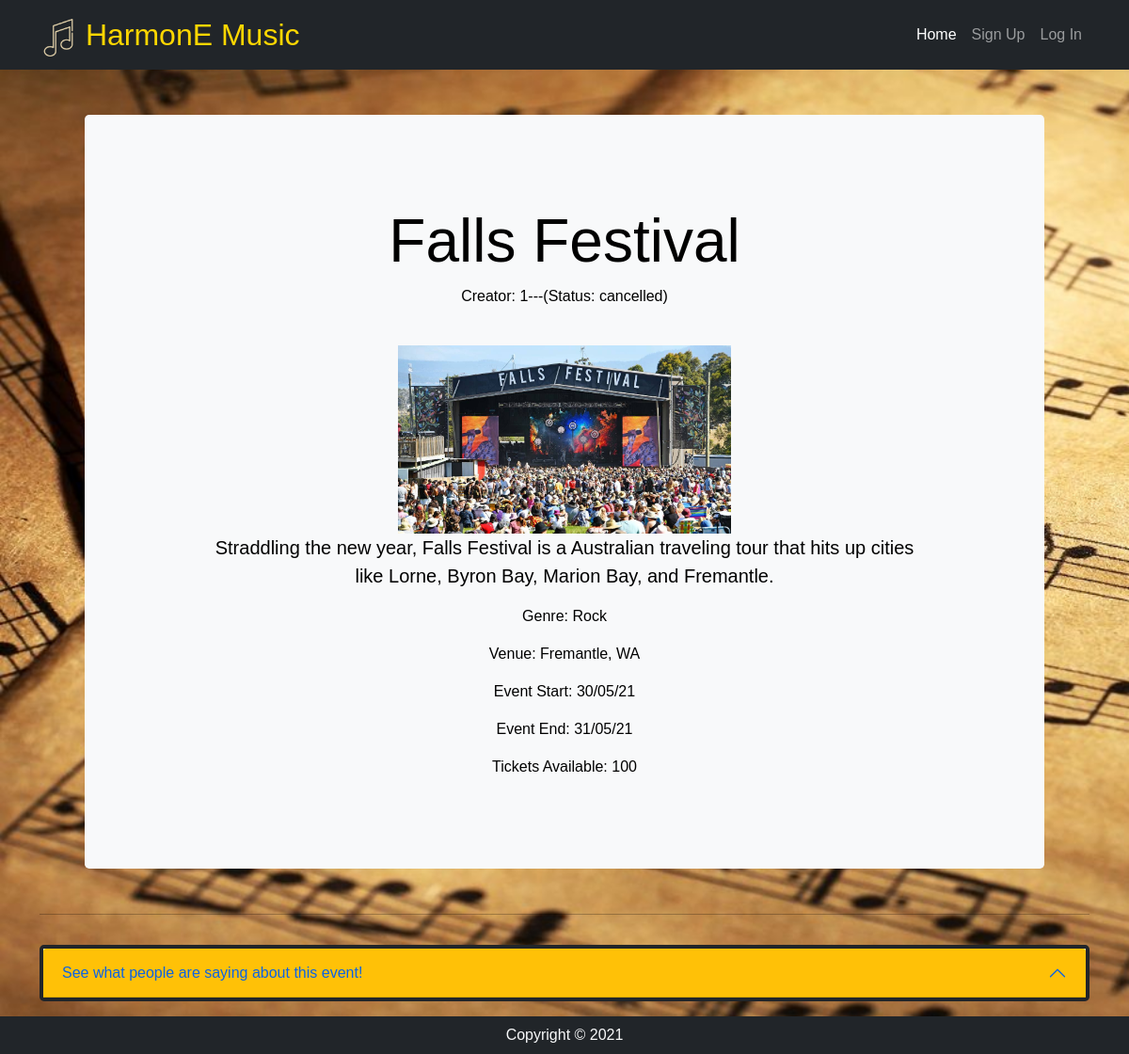
Screenshot of /events/7 with the database file from the repository.
### music/models.py (models this page shows, shortened)
class MusicEvent(db.Model):
    __tablename__ = 'events' # Table name #
    id = db.Column(db.Integer, primary_key=True)
    EventName = db.Column(db.String(100), index=True, nullable=False)
    EventCreator = db.Column(db.Integer, db.ForeignKey('users.id'))
    EventImage = db.Column(db.String(400), index=True, nullable=False)
    EventGenre = db.Column(db.String(100), index=True, nullable=False)
    EventDescription = db.Column(db.String(200), index=True, nullable=False)
    EventVenue = db.Column(db.String(200), index=True, nullable=False)
    EventStart = db.Column(db.String(200), index=True, nullable=False)
    EventEnd = db.Column(db.String(200), index=True, nullable=False)
    EventTickets = db.Column(db.Integer, index=True, nullable=False)
    EventStatus = db.Column(db.String(200), index=True, nullable=False)
    comments = db.relationship('Comment', backref='events')
    orders = db.relationship('Order', backref='events')

### music/events.py (the view)
@bp.route('/<id>')
def show(id):
    event = MusicEvent.query.filter_by(id=id).first()
    cform = CommentForm()
    return render_template('events/show.html', event=event, form=cform)

### music/templates/events/show.html (shortened to what this page needs)
{% extends 'base.html' %}
{% import "bootstrap/wtf.html" as wtf %}
{% block content %}
<div class="container">
    <div class="position-relative overflow-hidden p-3 p-md-5 m-md-5 text-center bg-light rounded-3">
        <div class="col-md-10 p-lg-10 mx-auto my-5">
            <h1 class="display-3 fw-normal">{{event.EventName}}</h1>
            <p>Creator: {{event.EventCreator}}---(Status: {{event.EventStatus}})</p>
            <img class="mt-4" height="200rem" src="{{event.EventImage}}" alt="{{event.EventName}}">
            <p class="lead fw-normal">{{event.EventDescription}}</p>
            <p>Genre: {{event.EventGenre}}</p>
            <p>Venue: {{event.EventVenue}}</p>
            <p>Event Start: {{event.EventStart}}</p> <p>Event End: {{event.EventEnd}}</p>
            <p>Tickets Available: {{event.EventTickets}}</p>
        </div>
    </div>
    <hr>
    <section class="accordion py-3 " id="commentBox">
        <div class="accordion-item border border-4 border-dark rounded-3">
            <h2 class="accordion-header display-4" id="comments">
                <button class="accordion-button bg-warning" type="button" data-bs-toggle="collapse"
                    data-bs-target="#collapseOne" aria-expanded="true" aria-controls="collapseOne">
                    See what people are saying about this event!
                </button>
            </h2>
        </div>
    </section>
</div>
{% endblock %}

### music/static/styles.css (style rules this page uses)
body { padding: 0%; margin: 0%; min-height: 100vh; font-family: 'Rubik', sans-serif; color: var(--info-colour); }
.site-content { background-image: url('images/sheetmusic.jpg'); background-attachment: fixed; background-size: cover; }

### rows the page displays
MusicEvent: EventName "Falls Festival", EventCreator "1", EventStatus "cancelled", EventImage (picture), EventDescription "Straddling the new year, Falls Festival is a Australian traveling tour that hits up cities like Lorne, Byron Bay, Marion Bay, and Fremantle.", EventGenre "Rock", EventVenue "Fremantle, WA", EventStart "30/05/21", EventEnd "31/05/21", EventTickets "100"
